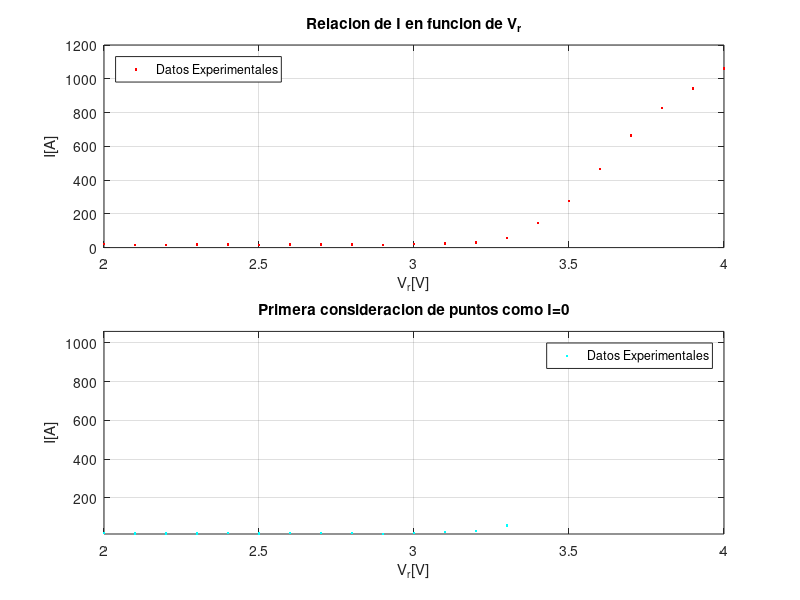
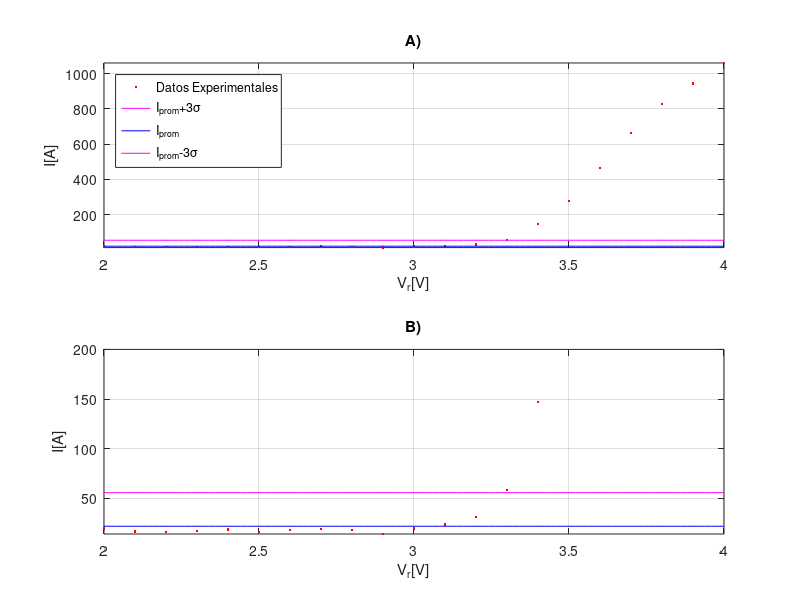
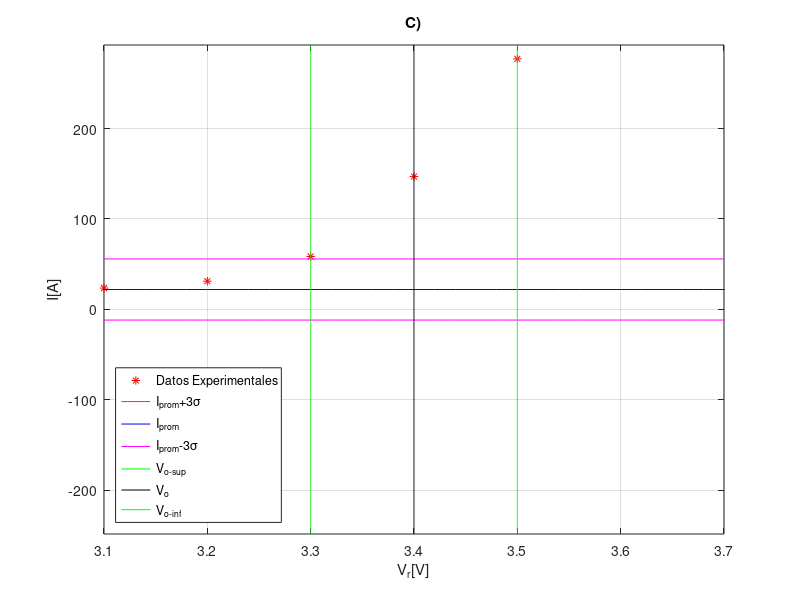

The MATLAB script that drew these images, in order:
clear all; close all;
Vr= [2	2.1	2.2	2.3	2.4	2.5	2.6	2.7	2.8	2.9	3	3.1	3.2	3.3	3.4	3.5	3.6	3.7	3.8	3.9	4];
I=[19.8	16.9	16.2	17.2	18.9	16.5	18.2	19.4	18.1	14.2	19.6	23.6	31.2	58.5	146.9	277.1	466.2	663.5	826.6	943	1059.7];
volmax = 3.3; %%%%%%%%%%%%%%%%%%%% <-------------SELECCIONAR el valor de voltaje hasta el que se considera, inicialmente, que esta el 0
N=find(Vr == volmax);
x(1) = 0; y(1) = 0;
x = Vr(1:N);
y = I(1:N);

prom=mean(y)
destan=std(y)
size(y,2)

xx = min(Vr):(max(Vr)-min(Vr))/100:max(Vr);Isup =prom+3*destan; Iprom= prom; Iinf = prom-3*destan; deltaI = 3*destan;
yysup = Isup*ones(1,length(xx));
yyprom = Iprom*ones(1,length(xx));
yyinf = Iinf*ones(1,length(xx));
Vosup=3.3; %%%%%%%%%%%%%%%%%%%% <-------------
Voinf=3.5; %%%%%%%%%%%%%%%%%%%% <-------------SELECCIONAR el rango para el cual se considera que esta el primer voltaje fuera de la region 0
Vo=(Vosup+Voinf)/2
deltaVo=Vo-Vosup
xinf = Vo-((0.4/0.1)-1)*deltaVo; xsup = Vo+((0.4/0.1)-1)*deltaVo; ysup = Iprom+((0.45/0.05)-1)*deltaI;yinf = Iprom-((0.45/0.05)-1)*deltaI;
yf1= yinf:0.1:ysup;
xf1= Vosup*ones(1,length(yf1));
yf2= yinf:0.1:ysup;
xf2= Vo*ones(1,length(yf2));
yf3= yinf:0.1:ysup;
xf3= Voinf*ones(1,length(yf3));

figure(1);clf;
%%%%%%%%%%%%%%%%%%%%%%%%%%%%%%%%%%%%%%%%%%%%%%%%%%%%%%%%%%%%%%%%%%%%%%
subplot(2,2,1:2)
plot (Vr,I,'r.');grid on;
xlabel('V_{r}[V]');ylabel('I[A]');
legend('Datos Experimentales','Location','northwest')
title('Relacion de I en funcion de V_{r}')
%%%%%%%%%%%%%%%%%%%%%%%%%%%%%%%%%%%%%%%%%%%%%%%%%%%%%%%%%%%%%%%%%%%%%%
subplot(2,2,3:4)
plot (x,y,'c.');grid on;
axis([min(Vr) max(Vr) min(I) max(I)])
xlabel('V_{r}[V]');ylabel('I[A]');
legend('Datos Experimentales')
title('Primera consideracion de puntos como I=0')

figure(2);clf;
%%%%%%%%%%%%%%%%%%%%%%%%%%%%%%%%%%%%%%%%%%%%%%%%%%%%%%%%%%%%%%%%%%%%%%
subplot(2,1,1)
plot (Vr,I,'r.',xx,yysup,'m-',xx,yyprom,'b-',xx,yyinf,'m-');grid on;
axis([min(Vr) max(Vr) min(I) max(I)])
title('A)')
xlabel('V_{r}[V]');ylabel('I[A]');
legend('Datos Experimentales','I_{prom}+3\sigma','I_{prom}','I_{prom}-3\sigma','Location','northwest')
%%%%%%%%%%%%%%%%%%%%%%%%%%%%%%%%%%%%%%%%%%%%%%%%%%%%%%%%%%%%%%%%%%%%%%
subplot(2,1,2)
plot (Vr,I,'r.',xx,yysup,'m-',xx,yyprom,'b-',xx,yyinf,'m-');grid on;
title('B)')
xlabel('V_{r}[V]');ylabel('I[A]');
axis([min(Vr) max(Vr) min(I) 200])
%%%%%%%%%%%%%%%%%%%%%%%%%%%%%%%%%%%%%%%%%%%%%%%%%%%%%%%%%%%%%%%%%%%%%%
figure(3);clf;
plot (Vr,I,'r*',xx,yysup,'m-',xx,yyprom,'b-',xx,yyinf,'m-',xf1,yf1,'g',xf2,yf2,'k',xf3,yf3,'g');grid on;
title('C)')
axis([xinf xsup yinf ysup])
xlabel('V_{r}[V]');ylabel('I[A]');
legend('Datos Experimentales','I_{prom}+3\sigma','I_{prom}','I_{prom}-3\sigma','V_{o-sup}','V_{o}','V_{o-inf}','Location','southwest')
